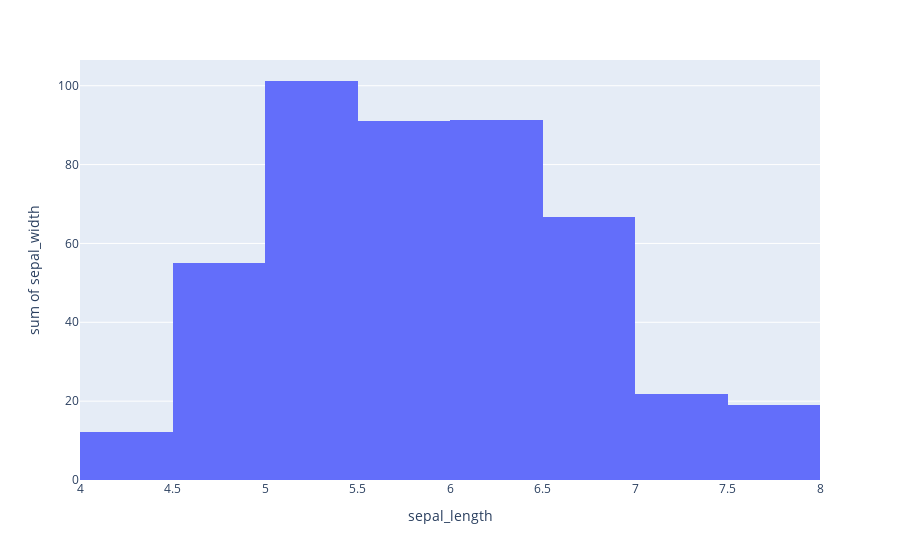

Notebook source saved alongside this figure:
### Code cell
px.histogram(df, x="sepal_length", y="sepal_width")

### Figure 1 — Plotly figure (JSON) as saved in the notebook; plotly's stock layout.template omitted (floating-point values rounded to 4 significant figures; data arrays with more than 128 entries replaced by an {"elided": "..."} marker saying what was removed)
{"data": [{"alignmentgroup": "True", "bingroup": "x", "histfunc": "sum", "hovertemplate": "sepal_length=%{x}<br>sum of sepal_width=%{y}<extra></extra>", "legendgroup": "", "marker": {"color": "#636efa", "pattern": {"shape": ""}}, "name": "", "offsetgroup": "", "orientation": "v", "showlegend": false, "type": "histogram", "x": {"elided": "150 float values"}, "xaxis": "x", "y": {"elided": "150 float values"}, "yaxis": "y"}], "layout": {"barmode": "relative", "legend": {"tracegroupgap": 0}, "margin": {"t": 60}, "xaxis": {"anchor": "y", "domain": [0, 1], "title": {"text": "sepal_length"}}, "yaxis": {"anchor": "x", "domain": [0, 1], "title": {"text": "sum of sepal_width"}}}}
